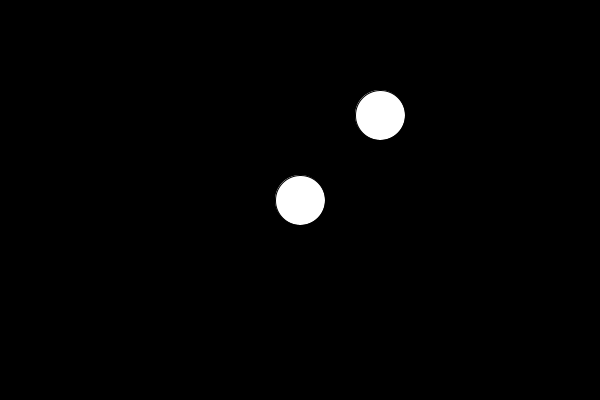
Frame 1 (no input)
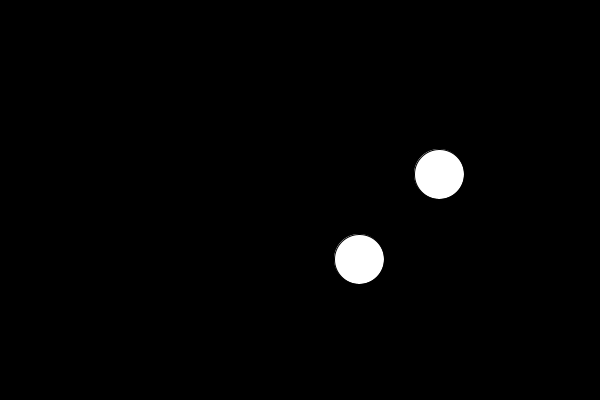
Frame 60 (the mouse pressed at the canvas centre just before this capture)
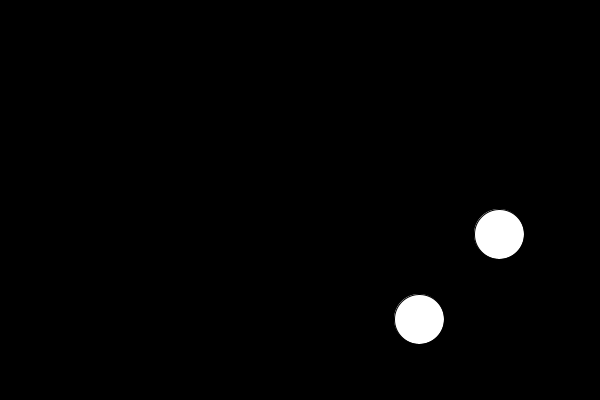
Frame 120 (the mouse held since frame 60 and released just before this capture)

The Processing sketch that drew these frames (run headless with seeded random() and noise(); from frame 60 on, the mouse is pressed at the canvas centre):

// Processing sketch: ballDriver
// ── ballDriver.pde
boolean moving;
Ball b0, b1, b2;

void setup() {
  size(600, 400);

  b0 = new Ball(width/2, height/2, 50);
  b1 = new Ball();
  moving = true;
}//setup

void draw() {
  background(0);
  b0.display();
  b1.display();
  b0.move();
  b1.move();
}//draw

void keyPressed() {
  if (key == ' ') {
    moving = !moving;
  }
  if (keyCode == UP) {
  }
  if (key == 'r') {

  }
}//keyPressed

// ── Ball.pde
class Ball {
  
  //instance variables
  int bx;
  int by;
  int xspeed;
  int yspeed;
  int bsize;
   
   //constructor
   Ball(int x, int y, int s) {
     bx = x;
     by = y;
     xspeed = 1;
     yspeed = 1;
     bsize = s;
   }
   
   //default constructor
   Ball() {
     bsize = 50;
     bx = int(random(width - bsize)) + bsize/2;
     by = int(random(height - bsize)) + bsize/2;
     xspeed = 1;
     yspeed = 1;
   }
   
  //visual behavior
  void display() {
    circle(bx, by, bsize);
  }//display
  
  //movement behavior
  void move() {
    if (bx >= width - bsize/2 ||
        bx <= bsize/2) {
        xspeed*= -1;
     }
     if (by >= height - bsize/2 || 
         by <= bsize/2) {
         yspeed*= -1;
      }
     bx+= xspeed;
     by+= yspeed;
  }//move
  
}//Ball
